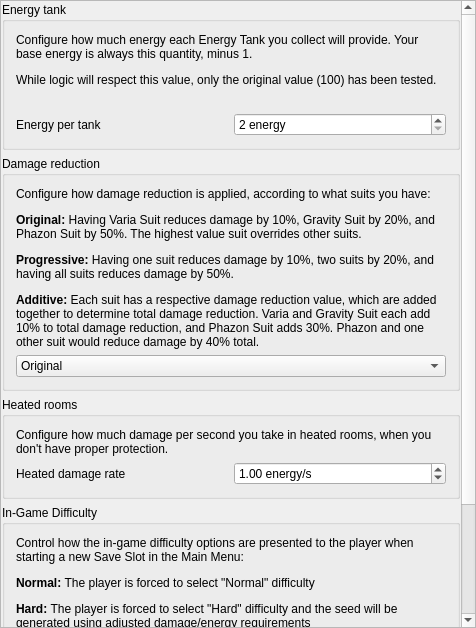
<?xml version="1.0" encoding="UTF-8"?>
<ui version="4.0">
 <class>PresetPrimeEnergy</class>
 <widget class="QMainWindow" name="PresetPrimeEnergy">
  <property name="geometry">
   <rect>
    <x>0</x>
    <y>0</y>
    <width>476</width>
    <height>628</height>
   </rect>
  </property>
  <property name="windowTitle">
   <string>Energy</string>
  </property>
  <widget class="QWidget" name="centralWidget">
   <property name="maximumSize">
    <size>
     <width>16777215</width>
     <height>16777215</height>
    </size>
   </property>
   <layout class="QVBoxLayout" name="main_layout">
    <property name="leftMargin">
     <number>0</number>
    </property>
    <property name="topMargin">
     <number>0</number>
    </property>
    <property name="rightMargin">
     <number>0</number>
    </property>
    <property name="bottomMargin">
     <number>0</number>
    </property>
    <item>
     <widget class="QScrollArea" name="scroll_area">
      <property name="widgetResizable">
       <bool>true</bool>
      </property>
      <widget class="QWidget" name="scroll_area_contents">
       <property name="geometry">
        <rect>
         <x>0</x>
         <y>0</y>
         <width>460</width>
         <height>821</height>
        </rect>
       </property>
       <property name="sizePolicy">
        <sizepolicy hsizetype="Ignored" vsizetype="Preferred">
         <horstretch>0</horstretch>
         <verstretch>0</verstretch>
        </sizepolicy>
       </property>
       <layout class="QVBoxLayout" name="scroll_area_layout">
        <property name="leftMargin">
         <number>1</number>
        </property>
        <property name="topMargin">
         <number>1</number>
        </property>
        <property name="rightMargin">
         <number>1</number>
        </property>
        <property name="bottomMargin">
         <number>0</number>
        </property>
        <item>
         <widget class="QGroupBox" name="energy_tank_box">
          <property name="title">
           <string>Energy tank</string>
          </property>
          <layout class="QGridLayout" name="gridLayout_2">
           <item row="2" column="0">
            <widget class="QLabel" name="energy_tank_capacity_label">
             <property name="text">
              <string>Energy per tank</string>
             </property>
            </widget>
           </item>
           <item row="1" column="0" colspan="2">
            <spacer name="energy_tank_capacity_spacer">
             <property name="orientation">
              <enum>Qt::Vertical</enum>
             </property>
             <property name="sizeType">
              <enum>QSizePolicy::Fixed</enum>
             </property>
             <property name="sizeHint" stdset="0">
              <size>
               <width>20</width>
               <height>20</height>
              </size>
             </property>
            </spacer>
           </item>
           <item row="2" column="1">
            <widget class="QSpinBox" name="energy_tank_capacity_spin_box">
             <property name="suffix">
              <string> energy</string>
             </property>
             <property name="minimum">
              <number>2</number>
             </property>
             <property name="maximum">
              <number>1000</number>
             </property>
            </widget>
           </item>
           <item row="0" column="0" colspan="2">
            <widget class="QLabel" name="energy_tank_capacity_description">
             <property name="text">
              <string>&lt;html&gt;&lt;head/&gt;&lt;body&gt;&lt;p&gt;Configure how much energy each Energy Tank you collect will provide. Your base energy is always this quantity, minus 1.&lt;/p&gt;&lt;p&gt;While logic will respect this value, only the original value (100) has been tested.&lt;/p&gt;&lt;/body&gt;&lt;/html&gt;</string>
             </property>
             <property name="wordWrap">
              <bool>true</bool>
             </property>
            </widget>
           </item>
          </layout>
         </widget>
        </item>
        <item>
         <widget class="QGroupBox" name="damage_reduction_box">
          <property name="title">
           <string>Damage reduction</string>
          </property>
          <layout class="QGridLayout" name="gridLayout_5">
           <item row="0" column="0">
            <widget class="QLabel" name="damage_reduction_label">
             <property name="text">
              <string>&lt;html&gt;&lt;head/&gt;&lt;body&gt;&lt;p&gt;Configure how damage reduction is applied, according to what suits you have:&lt;/p&gt;&lt;p&gt;&lt;span style=&quot; font-weight:704;&quot;&gt;Original:&lt;/span&gt; Having Varia Suit reduces damage by 10%, Gravity Suit by 20%, and Phazon Suit by 50%. The highest value suit overrides other suits.&lt;/p&gt;&lt;p&gt;&lt;span style=&quot; font-weight:704;&quot;&gt;Progressive:&lt;/span&gt; Having one suit reduces damage by 10%, two suits by 20%, and having all suits reduces damage by 50%.&lt;/p&gt;&lt;p&gt;&lt;span style=&quot; font-weight:704;&quot;&gt;Additive:&lt;/span&gt; Each suit has a respective damage reduction value, which are added together to determine total damage reduction. Varia and Gravity Suit each add 10% to total damage reduction, and Phazon Suit adds 30%. Phazon and one other suit would reduce damage by 40% total.&lt;/p&gt;&lt;/body&gt;&lt;/html&gt;</string>
             </property>
             <property name="wordWrap">
              <bool>true</bool>
             </property>
            </widget>
           </item>
           <item row="1" column="0">
            <widget class="QComboBox" name="damage_reduction_combo">
             <item>
              <property name="text">
               <string>Original</string>
              </property>
             </item>
             <item>
              <property name="text">
               <string>Progressive</string>
              </property>
             </item>
             <item>
              <property name="text">
               <string>Additive</string>
              </property>
             </item>
            </widget>
           </item>
          </layout>
         </widget>
        </item>
        <item>
         <widget class="QGroupBox" name="heated_damage_box">
          <property name="title">
           <string>Heated rooms</string>
          </property>
          <layout class="QGridLayout" name="gridLayout_3">
           <item row="1" column="1">
            <widget class="QDoubleSpinBox" name="heated_damage_spin">
             <property name="suffix">
              <string> energy/s</string>
             </property>
             <property name="maximum">
              <double>100.000000000000000</double>
             </property>
             <property name="singleStep">
              <double>0.100000000000000</double>
             </property>
             <property name="value">
              <double>1.000000000000000</double>
             </property>
            </widget>
           </item>
           <item row="1" column="0">
            <widget class="QLabel" name="heated_damage_label">
             <property name="text">
              <string>Heated damage rate</string>
             </property>
            </widget>
           </item>
           <item row="0" column="0" colspan="2">
            <widget class="QLabel" name="heated_damage_description">
             <property name="text">
              <string>&lt;html&gt;&lt;head/&gt;&lt;body&gt;&lt;p&gt;Configure how much damage per second you take in heated rooms, when you don't have proper protection.&lt;/p&gt;&lt;/body&gt;&lt;/html&gt;</string>
             </property>
             <property name="wordWrap">
              <bool>true</bool>
             </property>
            </widget>
           </item>
          </layout>
         </widget>
        </item>
        <item>
         <widget class="QGroupBox" name="ingame_difficulty_box">
          <property name="title">
           <string>In-Game Difficulty</string>
          </property>
          <layout class="QGridLayout" name="gridLayout_6">
           <item row="0" column="0">
            <widget class="QLabel" name="ingame_difficulty_label">
             <property name="text">
              <string>&lt;html&gt;&lt;head/&gt;&lt;body&gt;&lt;p&gt;Control how the in-game difficulty options are presented to the player when starting a new Save Slot in the Main Menu:&lt;/p&gt;&lt;p&gt;&lt;span style=&quot; font-weight:700;&quot;&gt;Normal: &lt;/span&gt;The player is forced to select &amp;quot;Normal&amp;quot; difficulty&lt;/p&gt;&lt;p&gt;&lt;span style=&quot; font-weight:700;&quot;&gt;Hard: &lt;/span&gt;The player is forced to select &amp;quot;Hard&amp;quot; difficulty and the seed will be generated using adjusted damage/energy requirements&lt;/p&gt;&lt;p&gt;&lt;span style=&quot; font-weight:700;&quot;&gt;Either (Not Recommended): &lt;/span&gt;The player may select either the difficulty. If the player chooses to play on &amp;quot;Hard&amp;quot;, the seed may not be completable because of logic differences&lt;/p&gt;&lt;/body&gt;&lt;/html&gt;</string>
             </property>
             <property name="wordWrap">
              <bool>true</bool>
             </property>
            </widget>
           </item>
           <item row="1" column="0">
            <widget class="QComboBox" name="ingame_difficulty_combo">
             <item>
              <property name="text">
               <string>Normal</string>
              </property>
             </item>
             <item>
              <property name="text">
               <string>Hard</string>
              </property>
             </item>
             <item>
              <property name="text">
               <string>Either</string>
              </property>
             </item>
            </widget>
           </item>
          </layout>
         </widget>
        </item>
        <item>
         <spacer name="energy_tank_spacer">
          <property name="orientation">
           <enum>Qt::Vertical</enum>
          </property>
          <property name="sizeHint" stdset="0">
           <size>
            <width>20</width>
            <height>40</height>
           </size>
          </property>
         </spacer>
        </item>
       </layout>
      </widget>
     </widget>
    </item>
   </layout>
  </widget>
 </widget>
 <layoutdefault spacing="6" margin="11"/>
 <resources/>
 <connections/>
</ui>
